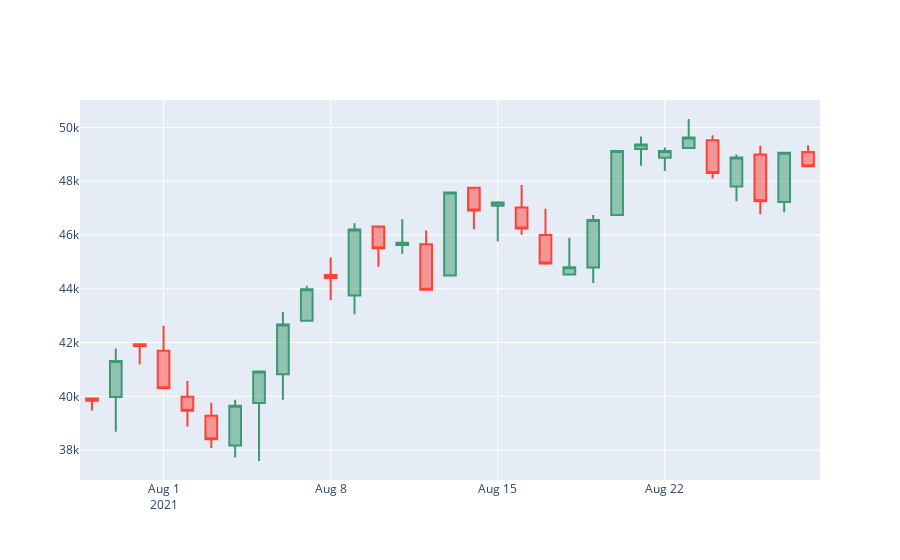

Notebook cell for this chart:
### Code cell
fig = go.Figure(data=[go.Candlestick(x=candlestick_data['date'],
                open=candlestick_data['Price']['first'], 
                high=candlestick_data['Price']['max'],
                low=candlestick_data['Price']['min'], 
                close=candlestick_data['Price']['last'])
                ])

fig.update_layout(xaxis_rangeslider_visible=False)

fig.show()
